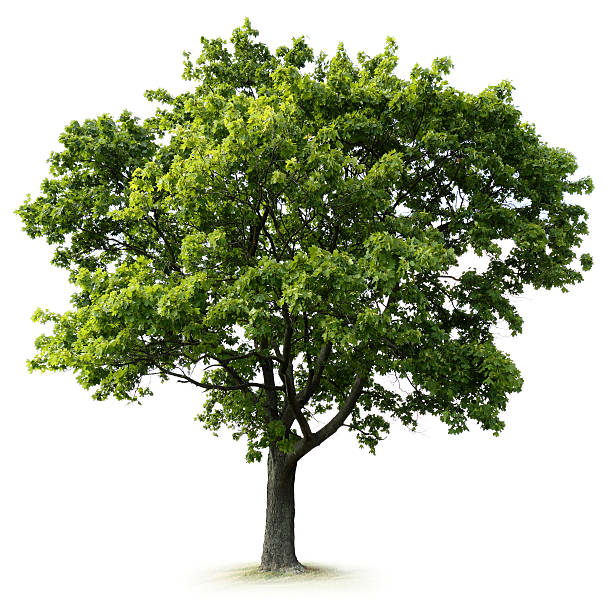
#> input picture Lab_8/tree.jpeg, 612 x 608 px, given in place of the camera
$ python main.py
#> lines starting #> are read from the running program, lines starting #| are printed output that depends on the picture; after the words box and inside, x2 and y2 are one past the last pixel; in counts of white or black regions, pixels touching at a corner belong together
import datetime
import cv2
import keyboard as keyboard

vid = cv2.VideoCapture(0)

threshold1 = 100
threshold2 = 100


def nothing(x):
    pass


cv2.namedWindow("trackbars")
cv2.createTrackbar("threshold1", "trackbars", threshold1, 500, nothing)
cv2.createTrackbar("threshold2", "trackbars", threshold2, 500, nothing)

while True:
    ret, frame = vid.read()
#> frame is the input picture: shape (608, 612, 3); mean B, G, R 158.9, 183.3, 175.9
    start_time = datetime.datetime.now()
    flipped = cv2.flip(frame, 1)
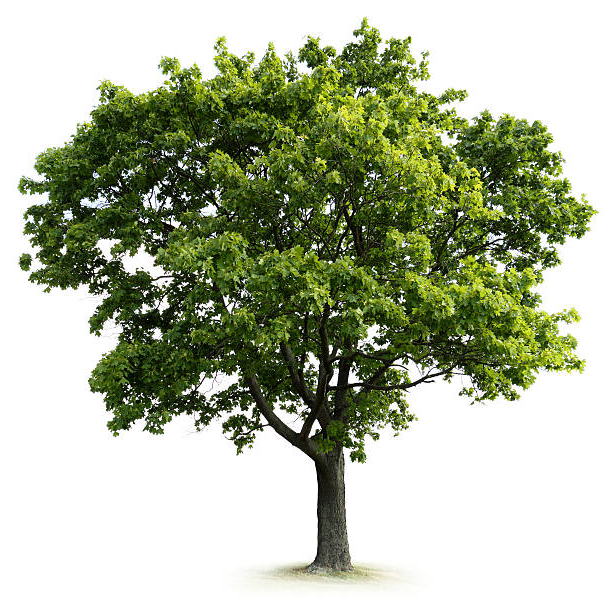
#> flipped: shape (608, 612, 3); mean B, G, R 158.9, 183.3, 175.9
    grey = cv2.cvtColor(flipped, cv2.COLOR_BGR2GRAY)
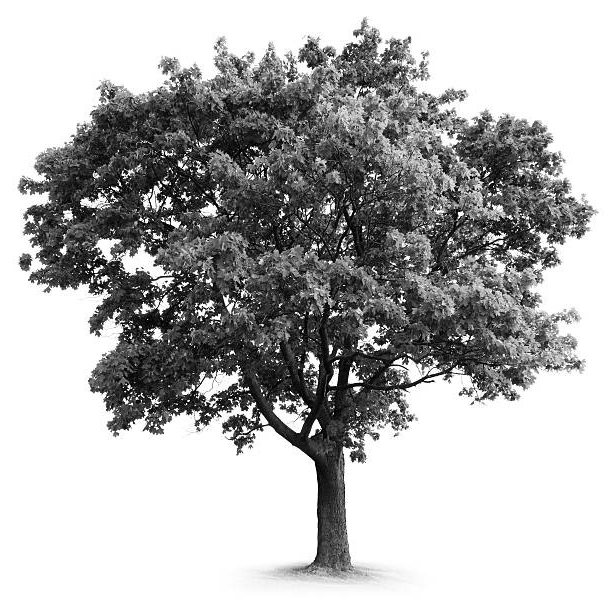
#> grey: shape (608, 612); min 0, max 255, mean 178.3
    Canny = cv2.Canny(grey, cv2.getTrackbarPos('threshold1', 'trackbars'),
                      cv2.getTrackbarPos('threshold2', 'trackbars'))
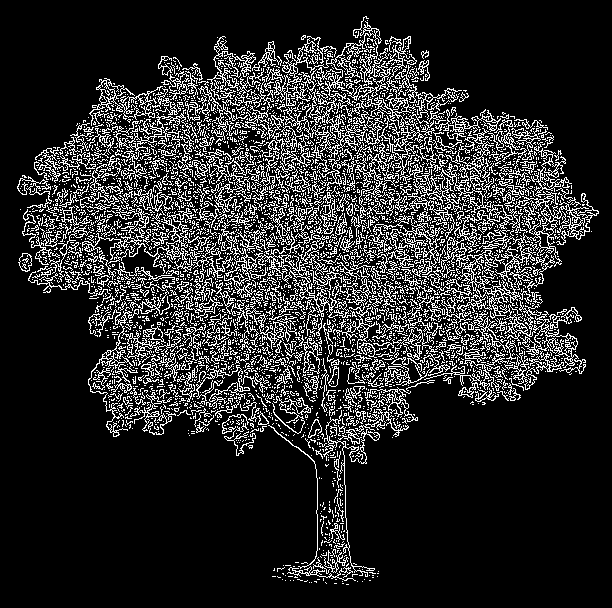
#> Canny: shape (608, 612); 16.6% white in thin lines or dots, all inside (x1, y1, x2, y2) = (17, 16, 599, 585)
    kernel = cv2.getStructuringElement(cv2.MORPH_ELLIPSE, (5, 5))
    morph = cv2.morphologyEx(Canny, cv2.MORPH_CLOSE, kernel)
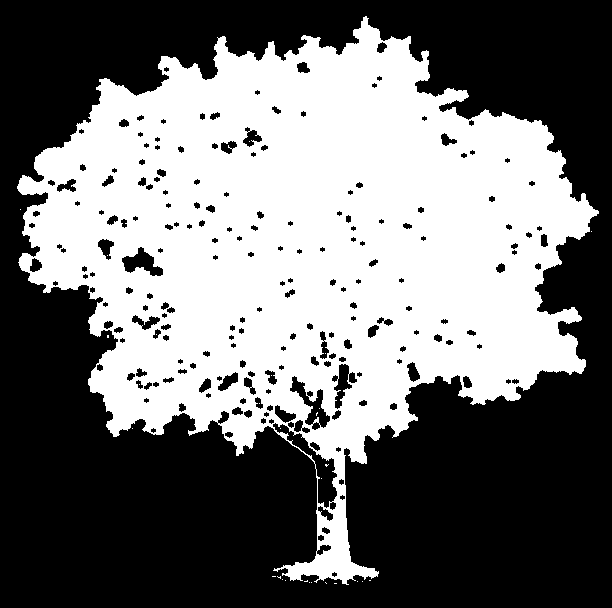
#> morph: shape (608, 612); 44.6% white; 29 white regions (28 under 20 px)
    contours, find = cv2.findContours(morph, cv2.RETR_TREE, cv2.CHAIN_APPROX_SIMPLE)
#> contours = 247 contours, 28 with area under 20; largest, box (x1, y1, x2, y2) and area: (17, 16, 599, 585) 175196, (272, 422, 338, 509) 1338, (289, 375, 331, 429) 764, (121, 246, 164, 277) 640, (333, 363, 353, 410) 450; find = 247 rows, first 6: [1, -1, -1, -1], [2, 0, -1, -1], [3, 1, -1, -1], [4, 2, -1, -1], [5, 3, -1, -1], [6, 4, -1, -1]
    end_time = datetime.datetime.now()
    draw = cv2.drawContours(flipped, contours, -1, (0, 0, 255))
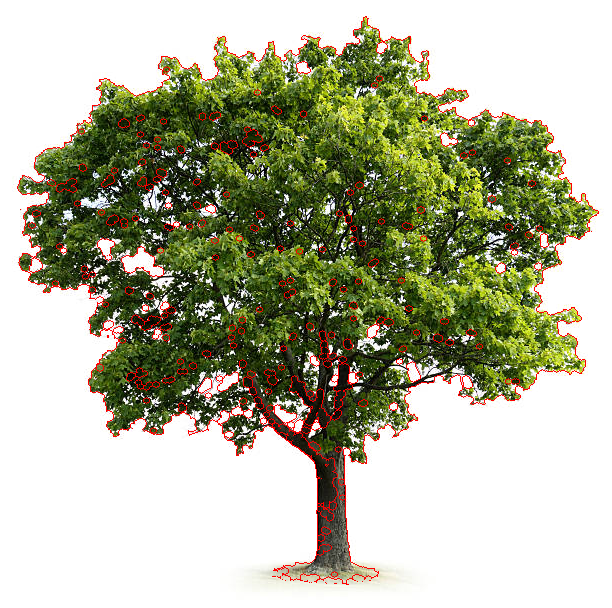
#> draw: shape (608, 612, 3); mean B, G, R 156.2, 180.1, 178.8
    cv2.imshow('final', draw)

    time_diff = (end_time - start_time)
    execution_time = time_diff.total_seconds() * 1000000
    print(f'Time between frame and contour is {int(execution_time)} microseconds')

    if cv2.waitKey(1) & keyboard.is_pressed('Esc'):
#> (key Esc is pressed here)
        break

vid.release()
cv2.destroyAllWindows()
